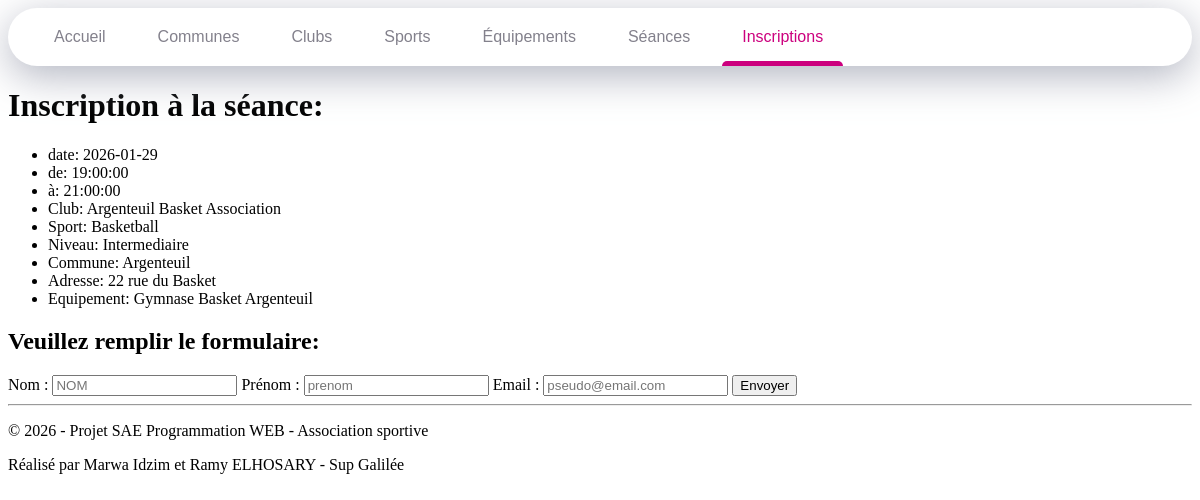
Screenshot of /ajouter_inscriptions.php?id_seance=420 with the database file from the repository.
### tables this page shows
CREATE TABLE Seances (
    id_seance BIGINT NOT NULL,
    date_seance DATE NOT NULL,
    heure_debut TIME NOT NULL,
    heure_fin TIME NOT NULL,
    niveau VARCHAR(50) NOT NULL,
    id_club BIGINT NOT NULL,
    id_equipement BIGINT NOT NULL,
    CONSTRAINT PK_Seances PRIMARY KEY (id_seance),
    CONSTRAINT FK_Seances_Clubs FOREIGN KEY (id_club) REFERENCES Clubs(id_club) ON DELETE CASCADE,
    CONSTRAINT FK_Seances_Equipements FOREIGN KEY (id_equipement) REFERENCES Equipements(id_equipement) ON DELETE CASCADE
);

CREATE TABLE Clubs (
    id_club BIGINT NOT NULL,
    nom VARCHAR(80) NOT NULL,
    id_commune BIGINT NOT NULL,
    id_sport BIGINT NOT NULL,
    CONSTRAINT PK_Clubs PRIMARY KEY (id_club),
    CONSTRAINT FK_Clubs_Communes FOREIGN KEY (id_commune) REFERENCES Communes(id_commune) ON DELETE CASCADE,
    CONSTRAINT FK_Clubs_Sports FOREIGN KEY (id_sport) REFERENCES Sports(id_sport) ON DELETE CASCADE
);

CREATE TABLE Sports (
    id_sport BIGINT NOT NULL,
    nom VARCHAR(50) NOT NULL,
    Federation VARCHAR(50) NOT NULL,
    CONSTRAINT PK_Sports PRIMARY KEY (id_sport)
);

CREATE TABLE Communes (
    id_commune BIGINT NOT NULL,
    nom VARCHAR(50) NOT NULL,
    CodePostal INT NOT NULL,
    Departement INT NOT NULL,
    Region VARCHAR(80) NOT NULL,
    CONSTRAINT PK_Communes PRIMARY KEY (id_commune)
);

CREATE TABLE Details_Club (
    id_detail BIGINT NOT NULL,
    adresse VARCHAR(100) NOT NULL,
    site_web VARCHAR(100),
    email VARCHAR(100),
    num_tel VARCHAR(20),
    desc_club TEXT,
    id_club BIGINT NOT NULL,
    CONSTRAINT PK_Details_Club PRIMARY KEY (id_detail),
    CONSTRAINT UQ_Details_Club UNIQUE (id_club),
    CONSTRAINT FK_Details_Club_Clubs FOREIGN KEY (id_club) REFERENCES Clubs(id_club) ON DELETE CASCADE
);

CREATE TABLE Equipements (
    id_equipement BIGINT NOT NULL,
    nom VARCHAR(80) NOT NULL,
    type_equip VARCHAR(50) NOT NULL,
    adresse VARCHAR(100) NOT NULL,
    id_commune BIGINT NOT NULL,
    CONSTRAINT PK_Equipements PRIMARY KEY (id_equipement),
    CONSTRAINT FK_Equipements_Communes FOREIGN KEY (id_commune) REFERENCES Communes(id_commune) ON DELETE CASCADE
);

### public/ajouter_inscriptions.php (the view, shortened to what this page needs)
<?php
require "../config/db.php";
$idSeance = $_GET["id_seance"] ?? null;
$sql = "SELECT
            s.id_seance,
            s.date_seance,
            s.heure_debut,
            s.heure_fin,
            s.niveau,
            co.nom AS commune,
            cl.nom AS club,
            e.nom AS equipement,
            sp.nom AS sport,
            d.adresse AS adresse
        FROM Seances s, Communes co, Clubs cl, Sports sp, Equipements e, Details_club d
        WHERE s.id_seance= '$idSeance'
        AND s.id_club=cl.id_club
        AND d.id_club=s.id_club
        AND s.id_equipement=e.id_equipement
        AND cl.id_sport=sp.id_sport
        AND cl.id_commune=co.id_commune
        ";
$stmt = $pdo->query($sql);
$info_seance = $stmt->fetch(PDO::FETCH_ASSOC);
?>
<!DOCTYPE html>
<html lang="fr">
<head>
    <link rel="stylesheet" href="../assets/css/style.css">
</head>
<body>
    <nav>
        <a href="index.php" class="nav-item" data-active-color="#cc0000" data-target="Accueil">Accueil</a>
        <a href="communes.php" class="nav-item" data-active-color="#cc7700" data-target="Communes">Communes</a>
        <a href="clubs.php" class="nav-item" data-active-color="#ccc900" data-target="Clubs">Clubs</a>
        <a href="sports.php" class="nav-item" data-active-color="#00cca3" data-target="Sports">Sports</a>
        <a href="equipements.php" class="nav-item" data-active-color="#0022cc" data-target="Equipements">Équipements</a>
        <a href="seances.php" class="nav-item" data-active-color="#c200cc" data-target="Seances">Séances</a>
        <a href="inscriptions.php" class="nav-item is-active" data-active-color="#cc007e" data-target="Inscriptions">Inscriptions</a>
        <span class="nav-indicator"></span>
    </nav>
    <h1>Inscription à la séance:</h1>
    <ul>
        <li> date: <?=htmlspecialchars($info_seance['date_seance'])?> </li>
        <li> de: <?=htmlspecialchars($info_seance['heure_debut'])?></li>
        <li> à: <?=htmlspecialchars($info_seance['heure_fin'])?></li>
        <li> Club: <?=htmlspecialchars($info_seance['club'])?></li>
        <li> Sport: <?=htmlspecialchars($info_seance['sport'])?></li>
        <li> Niveau: <?=htmlspecialchars($info_seance['niveau'])?></li>
        <li> Commune: <?=htmlspecialchars($info_seance['commune'])?></li>
        <li> Adresse: <?=htmlspecialchars($info_seance['adresse'])?></li>
        <li> Equipement: <?=htmlspecialchars($info_seance['equipement'])?></li>
    </ul>
    <h2>Veuillez remplir le formulaire:</h2>
    <form id="formulaire" method="post">
        <label for="nom">Nom :</label>
        <input type="text" id="nom" name="nom" placeholder="NOM" required>
        <label for="prenom">Prénom :</label>
        <input type="text" id="prenom" name="prenom" placeholder="prenom" required>
        <label for="email">Email :</label>
        <input type="email" id="email" name="email" placeholder="pseudo@email.com" required>
        <button type="submit" data-id-seance-inscr="<?=$info_seance['id_seance']?>">Envoyer</button>
    </form>
</body>
<footer class="footer">
    <hr>
    <p>© 2026 - Projet SAE Programmation WEB - Association sportive</p>
    <p>Réalisé par Marwa Idzim et Ramy ELHOSARY - Sup Galilée</p>
</footer>
</html>

### assets/css/style.css (style rules this page uses)
* { box-sizing: border-box; text-decoration: none; }
nav { background-color: #fff; padding: 0 20px; border-radius: 40px; box-shadow: 0 10px 40px rgba(159, 162, 177, .8); display: flex; overflow: hidden; overflow-x: auto; position: relative; }
.nav-item { color: #83818c; font-family: arial, sans-serif; padding: 20px; margin: 0 6px; position: relative; }
.nav-item:before { content: ""; position: absolute; bottom: -6px; background-color: #dfe2ea; height: 5px; width: 100%; border-radius: 8px 8px 0 0; left: 0; transition: .3s; }
.nav-indicator { position: absolute; left: 0; bottom: 0; height: 5px; transition: .4s; border-radius: 8px 8px 0 0; }

### rows the page displays
seances: date_seance "2026-01-29", heure_debut "19:00:00", heure_fin "21:00:00", id_club.nom "Argenteuil Basket Association", sports.nom "Basketball", niveau "Intermediaire", communes.nom "Argenteuil", details_club.adresse "22 rue du Basket", id_equipement.nom "Gymnase Basket Argenteuil"
